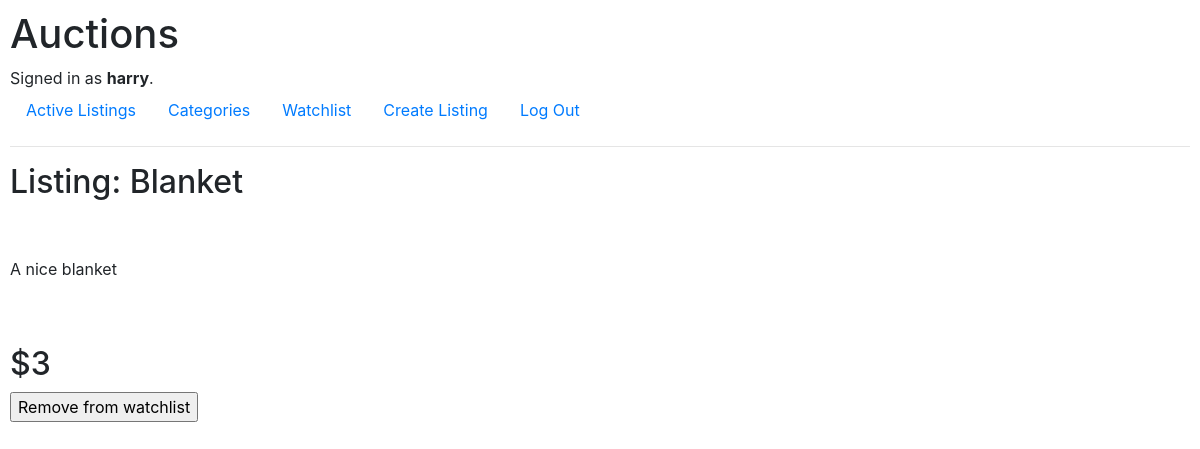
Screenshot of /1 (signed in) with the database file from the repository.
### auctions/models.py (models this page shows, shortened)
class User(AbstractUser):
    pass

class Listing(models.Model):
    title = models.CharField(max_length=64)
    description = models.CharField(max_length=150)
    starting_bid = models.IntegerField()
    image_link = models.CharField(max_length=400)
    Category = (('Fashion', 'Fashion'),('Toys','Toys'),('Electronics','Electronics'),('Home','Home'),('Health', 'Health'),('Sports','Sports'))
    category = models.CharField(max_length=200,null=True, choices=Category)

### auctions/views.py (the view)
# urls.py: path("<int:list_id>",views.listing_page,name="listing_page"),
def listing_page(request,list_id):
    if len(watchlist.objects.filter(item_id=list_id))==1:
        blob=True
        if request.method=="POST":
            item = watchlist.objects.filter(item_id=list_id)
            item.delete()
            return HttpResponseRedirect(reverse("listing_page",args=(list_id,)))
    else:
        blob=False
        if request.method=="POST":
            b = watchlist(item = Listing.objects.get(pk=list_id),user=User.objects.get(pk=request.user.id))
            b.save()
            return HttpResponseRedirect(reverse("listing_page",args=(list_id,)))
    return render(request,"auctions/listing_page.html",{
        "list":Listing.objects.get(pk=list_id),
        "in_watchlist":blob
    })

### auctions/templates/auctions/listing_page.html (shortened to what this page needs)
{% extends "auctions/layout.html" %}
{% block body %}
    <h2>Listing: {{list.title}}</h2>
    <br>
<br>
    <p>{{list.description}}</p>
    <br>
    <br>
    <h2>${{list.starting_bid}}</h2>
    <form action="" method="POST">
        {% if in_watchlist %}
            <input type="submit" value="Remove from watchlist">
        {% else %}
            <input type="submit" value="Add to watchlist">
        {% endif %}
    </form>
{% endblock %}

### auctions/templates/auctions/layout.html (shortened to what this page needs)
{% load static %}
<!DOCTYPE html>
<html lang="en">
    <head>
        <link rel="stylesheet" href="https://stackpath.bootstrapcdn.com/bootstrap/4.4.1/css/bootstrap.min.css">
        <link href="{% static 'auctions/styles.css' %}" rel="stylesheet">
    </head>
    <body>
        <h1>Auctions</h1>
        <div>
            {% if user.is_authenticated %}
                Signed in as <strong>{{ user.username }}</strong>.
            {% else %}
                Not signed in.
            {% endif %}
        </div>
        <ul class="nav">
            <li class="nav-item">
                <a class="nav-link" href="{% url 'index' %}">Active Listings</a>
            </li>
            <li>
                <a class="nav-link" href="{% url 'categories' %}">Categories</a>
            </li>
            {% if user.is_authenticated %}
                <li>
                    <a class="nav-link" href="{% url 'watchlist' %}">Watchlist</a>
                </li>
                <li>
                    <a class="nav-link" href="{% url 'create_listing' %}">Create Listing</a>
                </li>
                <li class="nav-item">
                    <a class="nav-link" href="{% url 'logout' %}">Log Out</a>
                </li>
            {% endif %}
        </ul>
        <hr>
        {% block body %}
        {% endblock %}
    </body>
</html>

### auctions/static/auctions/styles.css (style rules this page uses)
body { padding: 10px; }

### rows the page displays
User: username "harry"
Listing: title "Blanket", description "A nice blanket", starting_bid "3"
